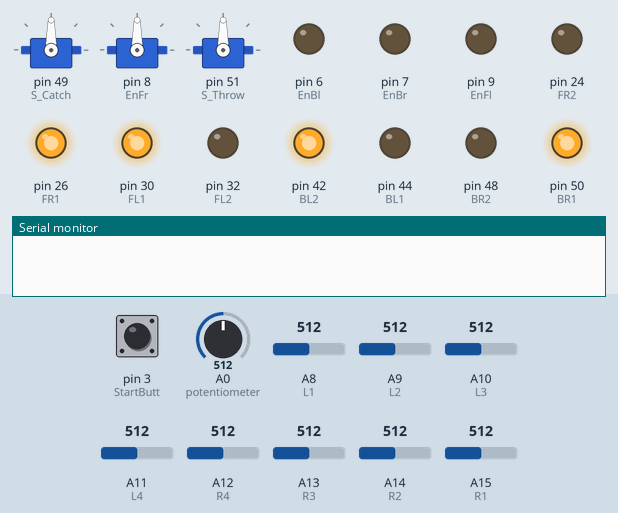
Recording of a sketch running on a simulated Arduino Mega 2560, built with avr-gcc and run on an emulated ATmega2560. On the bench: 3 × servo, output pins drawn as LEDs (lit = HIGH), the last lines printed to the serial monitor. Inputs (shaded band) come from the test bench; at power-on: pin 3 (StartButt) LOW, A9 (L2) = 512, A12 (R4) = 512, A8 (L1) = 512, A0 (potentiometer) = 512, A10 (L3) = 512, A11 (L4) = 512, A13 (R3) = 512, A14 (R2) = 512, A15 (R1) = 512. Pins used as bus, display or sensor lines are not drawn.

Above: at 0.8 s.
0.9 s: pin 3 (StartButt) pulled LOW for 0.15 s
At 1.6 s:
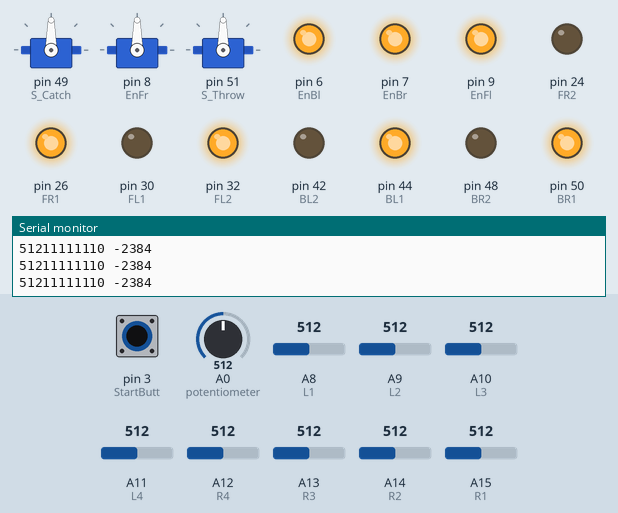
2.5 s: A9 (L2) set to 539
At 3.3 s:
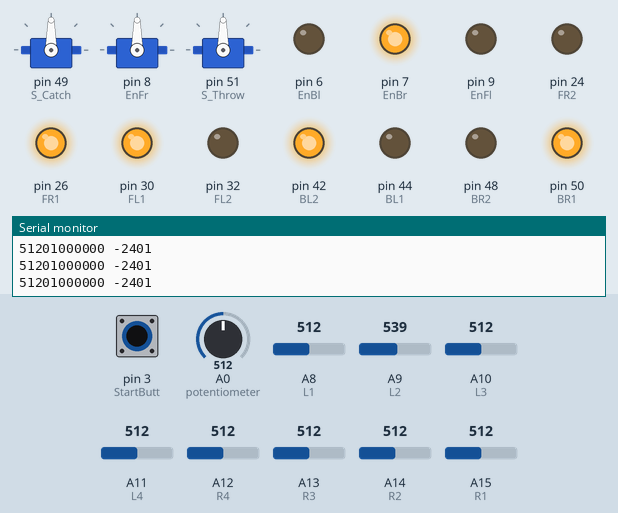
4.0 s: A12 (R4) set to 703
7.0 s: A12 (R4) set to 724
At 8.2 s:
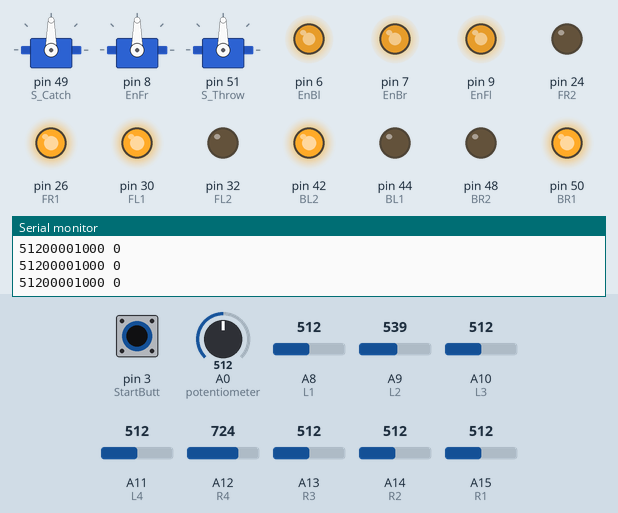
8.5 s: A8 (L1) set to 538
10.0 s: A8 (L1) set to 552
At 10.3 s:
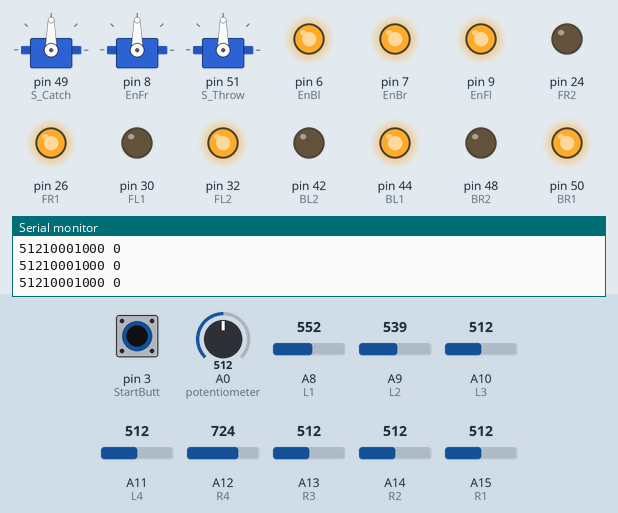
Timing chart, 0 to 12.5 s (numbered marks = the images above; inputs shaded):
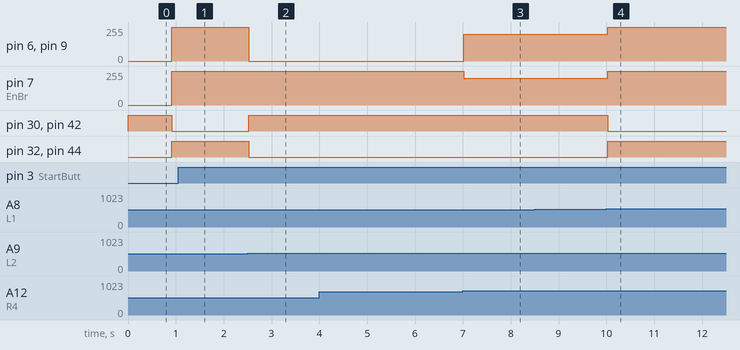

Measured:
- the behaviour switches between 521 and 522 on A9 (L2) (found by bisection; images 1 and 2)
- the behaviour switches between 710 and 711 on A12 (R4) (found by bisection; images 2 and 3)
- the behaviour switches between 544 and 545 on A8 (L1) (found by bisection; images 3 and 4)
- after the input at 0.9 s, pin 6 (EnBl), pin 7 (EnBr), pin 9 (EnFl): 0/255 → 255/255 at once; pin 30 (FL1), pin 42 (BL2): HIGH → LOW at once; pin 32 (FL2), pin 44 (BL1): LOW → HIGH at once
- after the input at 2.5 s, pin 6 (EnBl), pin 9 (EnFl): 255/255 → 0/255 at once; pin 30 (FL1), pin 42 (BL2): LOW → HIGH at once; pin 32 (FL2), pin 44 (BL1): HIGH → LOW at once
- after the input at 7.0 s, pin 6 (EnBl), pin 9 (EnFl): 0/255 → 200/255 at once; pin 7 (EnBr): 255/255 → 200/255 at once
- after the input at 10.0 s, pin 6 (EnBl), pin 7 (EnBr), pin 9 (EnFl): 200/255 → 255/255 at once; pin 30 (FL1), pin 42 (BL2): HIGH → LOW at once; pin 32 (FL2), pin 44 (BL1): LOW → HIGH at once

The sketch:

EnCoBeta0.1.ino
```cpp
#include<Servo.h>
//
// Пины enable моторов
//
#define EnFl 9
#define EnFr 8
#define EnBl 6
#define EnBr 7
//
// Направления моторов
//
#define FL1 30
#define FL2 32
#define FR1 26
#define FR2 24
#define BL1 44
#define BL2 42
#define BR1 50
#define BR2 48
int DiFR = 1, DiFL = 1, DiBR = 1, DiBL = 1;
//
//Пины enable драйверов
//
#define EnDf 28
#define EnDb 46
//
//Servo
//
#define S_Take 47// 40 140
#define S_Catch 49 //40 140
#define S_Throw 51 // 100
#define S_Door 45
#define S_I_don't_want_to_break_free 479
Servo s_catch;
Servo s_keep;
Servo s_throw;
//
//Пид-Регулятор
//
//коэффиценты
int snsr[8];


float K_f = 0.001;
float K_p = 0;
float K_n = 0.5;

int SpeedL = 0;
int SpeedR = 0;
int NSpeedL = 200;
int NSpeedR = 200;
int last_f = 0;
int last_p = 0;
int level;
//
//!Глаза!
//
#define L1 A8
#define L2 A9
#define L3 A10
#define L4 A11
#define R4 A12
#define R3 A13
#define R2 A14
#define R1 A15
//
//Понты
//
#define StartButt 3 // кнопка для старта
#define Mistake 450 // показатель датчика если видит линию
#define MakeItLower 1 //понижение сигнала ошибки
#define Signal 8 //
bool points[8]; // видет / не видет линию
void SetDirection(bool L , bool R){
  digitalWrite(FL1, L);
  digitalWrite(FL2,!L);
  digitalWrite(FR1, R);
  digitalWrite(FR2,!R);
  digitalWrite(BL1,!L);
  digitalWrite(BL2, L);
  digitalWrite(BR1, R);
  digitalWrite(BR2,!R);

}


void setup() {
  s_catch.attach(S_Catch);
  s_keep.attach(8);
  s_throw.attach(S_Throw);
  pinMode(FL1, OUTPUT);
  pinMode(FL2, OUTPUT);
  pinMode(FR1, OUTPUT);
  pinMode(FR2, OUTPUT);
  pinMode(BL1, OUTPUT);
  pinMode(BL2, OUTPUT);
  pinMode(BR1, OUTPUT);
  pinMode(BR2, OUTPUT);
  pinMode(3, OUTPUT);
  pinMode(StartButt, INPUT_PULLUP);
  pinMode(L1, INPUT_PULLUP);
  pinMode(L2, INPUT_PULLUP);
  pinMode(L3, INPUT_PULLUP);
  pinMode(L4, INPUT_PULLUP);
  pinMode(R4, INPUT_PULLUP);
  pinMode(R3, INPUT_PULLUP);
  pinMode(R2, INPUT_PULLUP);
  pinMode(R1, INPUT_PULLUP);
  pinMode(EnFl,OUTPUT);
  pinMode(EnFr,OUTPUT);
  pinMode(EnBl,OUTPUT);
  pinMode(EnBr,OUTPUT);
  pinMode(Signal, OUTPUT);
  Serial.begin(9600);
  digitalWrite(EnDf, 1);
  digitalWrite(EnDb, 1);
  SetDirection(true, true);
  int val;
  while(digitalRead(StartButt)){
    val = analogRead(A0);            // reads the value of the potentiometer (value between 0 and 1023)
  val = map(val, 0, 1023, 0, 180);     // scale it to use it with the servo (value between 0 and 180)
  s_keep.write(val);                  // sets the servo position according to the scaled value
  delay(15);
  }
}

void Update(){
  digitalWrite(3, 1);
  snsr[0] = analogRead(L1);
  snsr[1] = analogRead(L2);
  snsr[2] = analogRead(L3);
  snsr[3] = analogRead(L4);
  snsr[4] = analogRead(R4);
  snsr[5] = analogRead(R3);
  snsr[6] = analogRead(R2);
  snsr[7] = analogRead(R1) - 10;
  digitalWrite(3, 0);
}


void Run(int measured){
  /*if(points[7] && points[6] && points[5]){
  SetDirection(true, false);
  analogWrite(EnFr,255);
  analogWrite(EnBr,255);
  analogWrite(EnFl,255);
  analogWrite(EnBl,255);
  delay(400);
  } else */if(points[0]){
    SetDirection(false, true);
    analogWrite(EnFr,255);
    analogWrite(EnBr,255);
    analogWrite(EnFl,255);
    analogWrite(EnBl,255);
    delay(50);
    return;
  }
  else if(points[6]){
    SetDirection(true, false);
    analogWrite(EnFr,255);
    analogWrite(EnBr,255);
    analogWrite(EnFl,255);
    analogWrite(EnBl,255);
    delay(50);
    return;
  }
  if(analogRead(R1)  > 900){
    SetDirection(false, false);
    analogWrite(EnFr,20);
    analogWrite(EnBr,20);
    analogWrite(EnFl,20);
    analogWrite(EnBl,20);
    delay(100);
    SetDirection(true, false);
    analogWrite(EnFr,255);
    analogWrite(EnBr,255);
    analogWrite(EnFl,255);
    analogWrite(EnBl,255);
    while(analogRead(R4) < 900){}
  }
  SetDirection(true, true);
  int deflect = 0 - measured;
  last_p = last_p + K_p * deflect;
  level = K_n * deflect + last_p + K_f * (deflect - last_f);
  last_f = deflect;
  analogWrite(EnFr,constrain(NSpeedR + level, 0, 255));
  analogWrite(EnBr,constrain(NSpeedR + level, 0, 255));
  analogWrite(EnFl,constrain(NSpeedL - level, 0, 255));
  analogWrite(EnBl,constrain(NSpeedL - level, 0, 255));
}

int DefMeasure(int sensors[8], int cntr) {
  cntr = constrain(cntr, -4, 4);
  int summ = 0;

  int negative = 0;
  int positive = 0;
  for (int i = 0 ; i < 8; i++) {
    summ += sensors[i];
  }
  int s_avg = summ / 8;

  for (int i = 0 ; i < 8; i++) {
    if (sensors[i] > s_avg) {
      points[i] = 1;


    } else {
      points[i] = 0;
    }


    Serial.print(points[i]);
  }
  Serial.print(' ');


  int dd = 0;
  for (int i = 7 ; i > 0 ; i--) {
    if (points[i] == 1 and i <= 4 + cntr) {
      if (constrain(i - 1, 0, 7) != constrain(i, 0, 7)) {
        dd = sensors[constrain(i - 1, 0, 7)] + sensors[constrain(i, 0, 7)];
      } else {
        dd = sensors[constrain(i, 0, 7)];
      }

      negative -=  constrain(4 + cntr - i , 0, 7) * Mistake + dd ;
    }

  }

  for (int i = 0 ; i < 8 ; i++) {
    if (points[i] == 1 and i >= 4 + cntr) {
      if (constrain(i + 1, 0, 7) != constrain(i, 0, 7)) {
        dd = sensors[constrain(i + 1, 0, 7)] + sensors[constrain(i, 0, 7)];
      } else {
        dd = sensors[constrain(i, 0, 7)];
      }

      positive += constrain(-4 + cntr + i , 0, 7)  * Mistake + dd ;
    }

  }
  //if_corner(points);
  Serial.println((positive + negative)/MakeItLower);
  return (positive + negative)/MakeItLower ;

}


void loop() {
  Update();
  Serial.print(analogRead(R1));
  Run(DefMeasure(snsr, 0));
}
```
